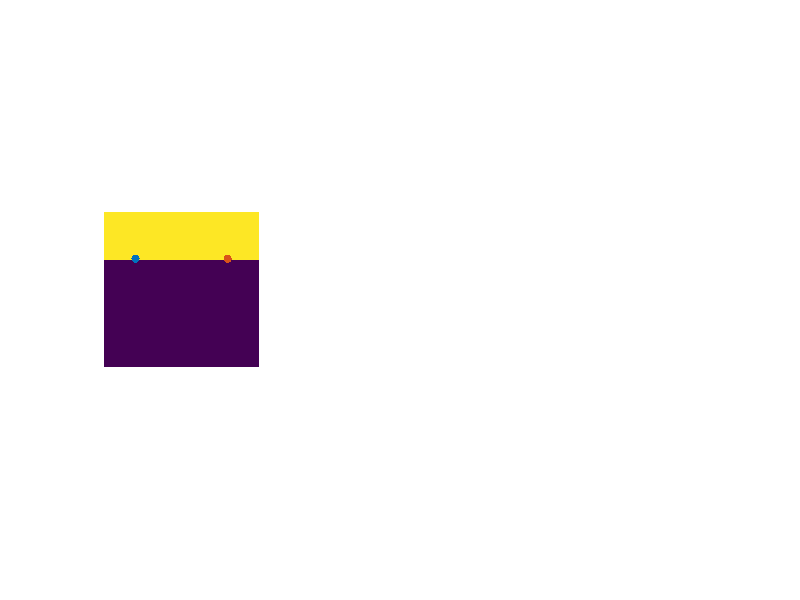

The MATLAB script that drew this image: (Note: this script raises an error after producing the figure.)
%% test_GP.m: Testing LinearGP.m and defining a linear classifier
clear all
clf;

%Define our workspace (0, 0) to (1,1)
RNG = 0:0.01:1; 
Xdim1 = repmat(RNG, length(RNG), 1);
Xdim2 = repmat(RNG', 1, length(RNG));

%Define the ground truth obstactle
Ytrue = (Xdim2 <= 0.3) - (Xdim2 > 0.3);

%Visualize the Ground Truth
subplot(1, 3, 1);
imagesc(Ytrue); axis equal off;

%Sample Ground Truth - Each Row is one Input Location
Xtraining = [0.2 0.3; 0.8 0.3; 0.2 0.7; 0.7 0.6];
Ytraining = zeros(size(Xtraining, 1), 1);
%Visualize the Training Points;
hold on;
for i = 1:size(Xtraining, 1)
    Ind_fun = (Xdim1 == Xtraining(i, 1)).*(Xdim2 == Xtraining(i, 2));
    [xind, yind] = find(Ind_fun == 1);
    scatter(yind, xind, 'filled', 'y');
    
    Ytraining(i) = Ytrue(xind, yind);
end

%Compute the GP Mean and Covariance on the predictor W:
Xtraining = [Xtraining ones(length(Ytraining), 1)];
[m, S] = linearGP(Xtraining, Ytraining, 1);

%Compute Predictions - means and covariances
Ymean = zeros(length(RNG), length(RNG));
Ycov = zeros(length(RNG), length(RNG));
for i = 1:length(RNG)
    for j = 1:length(RNG)
        x_star = [RNG(j) RNG(i) 1];
        Ymean(i, j) = x_star*m;
        Ycov(i, j) = x_star*S*x_star';
    end
end


%Visualize the Mean Function
subplot(1, 3, 2);
imagesc(Ymean > 0); axis equal off;

%Visualize the Covariance Function
subplot(1, 3, 3);
imagesc(Ycov); axis equal off;